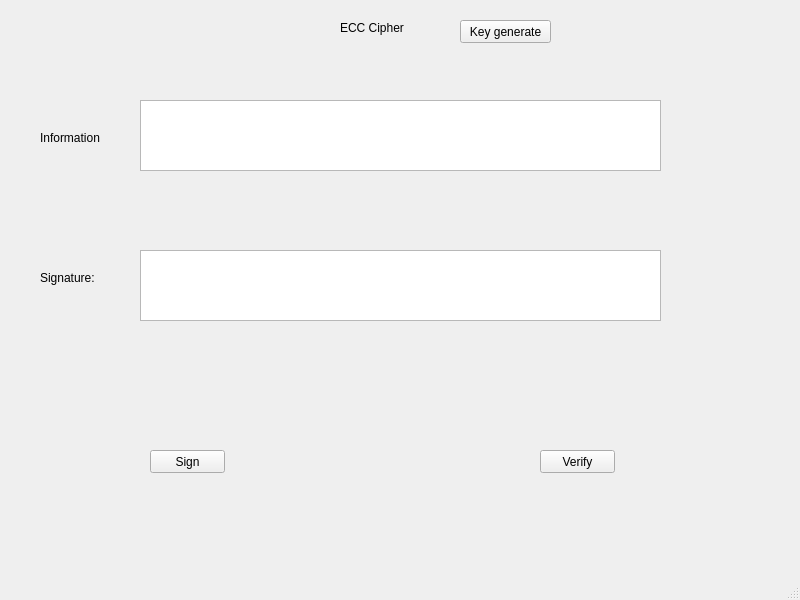
<?xml version="1.0" encoding="UTF-8"?>
<ui version="4.0">
 <class>MainWindow</class>
 <widget class="QMainWindow" name="MainWindow">
  <property name="geometry">
   <rect>
    <x>0</x>
    <y>0</y>
    <width>800</width>
    <height>600</height>
   </rect>
  </property>
  <property name="windowTitle">
   <string>MainWindow</string>
  </property>
  <widget class="QWidget" name="centralwidget">
   <widget class="QTextEdit" name="txt_info">
    <property name="geometry">
     <rect>
      <x>140</x>
      <y>100</y>
      <width>521</width>
      <height>71</height>
     </rect>
    </property>
   </widget>
   <widget class="QTextEdit" name="txt_sign">
    <property name="geometry">
     <rect>
      <x>140</x>
      <y>250</y>
      <width>521</width>
      <height>71</height>
     </rect>
    </property>
   </widget>
   <widget class="QPushButton" name="btn_sign">
    <property name="geometry">
     <rect>
      <x>150</x>
      <y>450</y>
      <width>75</width>
      <height>23</height>
     </rect>
    </property>
    <property name="text">
     <string>Sign</string>
    </property>
   </widget>
   <widget class="QPushButton" name="btn_verify">
    <property name="geometry">
     <rect>
      <x>540</x>
      <y>450</y>
      <width>75</width>
      <height>23</height>
     </rect>
    </property>
    <property name="text">
     <string>Verify</string>
    </property>
   </widget>
   <widget class="QLabel" name="label">
    <property name="geometry">
     <rect>
      <x>340</x>
      <y>20</y>
      <width>131</width>
      <height>16</height>
     </rect>
    </property>
    <property name="text">
     <string>ECC Cipher</string>
    </property>
   </widget>
   <widget class="QPushButton" name="btn_gen_keys">
    <property name="geometry">
     <rect>
      <x>460</x>
      <y>20</y>
      <width>91</width>
      <height>23</height>
     </rect>
    </property>
    <property name="text">
     <string>Key generate</string>
    </property>
   </widget>
   <widget class="QLabel" name="label_info">
    <property name="geometry">
     <rect>
      <x>40</x>
      <y>130</y>
      <width>61</width>
      <height>16</height>
     </rect>
    </property>
    <property name="text">
     <string>Information</string>
    </property>
   </widget>
   <widget class="QLabel" name="label_signature">
    <property name="geometry">
     <rect>
      <x>40</x>
      <y>270</y>
      <width>61</width>
      <height>16</height>
     </rect>
    </property>
    <property name="text">
     <string>Signature:</string>
    </property>
   </widget>
  </widget>
  <widget class="QMenuBar" name="menubar">
   <property name="geometry">
    <rect>
     <x>0</x>
     <y>0</y>
     <width>800</width>
     <height>21</height>
    </rect>
   </property>
  </widget>
  <widget class="QStatusBar" name="statusbar"/>
 </widget>
 <resources/>
 <connections/>
</ui>
